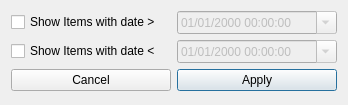
<?xml version="1.0" encoding="UTF-8"?>
<ui version="4.0">
 <class>AccessedDateFilter</class>
 <widget class="QDialog" name="AccessedDateFilter">
  <property name="windowModality">
   <enum>Qt::ApplicationModal</enum>
  </property>
  <property name="geometry">
   <rect>
    <x>0</x>
    <y>0</y>
    <width>348</width>
    <height>105</height>
   </rect>
  </property>
  <property name="windowTitle">
   <string>Accessed Date Filter</string>
  </property>
  <layout class="QGridLayout" name="gridLayout">
   <item row="0" column="0">
    <widget class="QCheckBox" name="morecheckBox">
     <property name="text">
      <string>Show Items with date &gt;</string>
     </property>
    </widget>
   </item>
   <item row="0" column="1">
    <widget class="QDateTimeEdit" name="moredateTimeEdit">
     <property name="enabled">
      <bool>false</bool>
     </property>
     <property name="displayFormat">
      <string>MM/dd/yyyy HH:mm:ss</string>
     </property>
     <property name="calendarPopup">
      <bool>true</bool>
     </property>
     <property name="timeSpec">
      <enum>Qt::UTC</enum>
     </property>
    </widget>
   </item>
   <item row="1" column="0">
    <widget class="QCheckBox" name="lesscheckBox">
     <property name="text">
      <string>Show Items with date &lt;</string>
     </property>
    </widget>
   </item>
   <item row="1" column="1">
    <widget class="QDateTimeEdit" name="lessdateTimeEdit">
     <property name="enabled">
      <bool>false</bool>
     </property>
     <property name="displayFormat">
      <string>MM/dd/yyyy HH:mm:ss</string>
     </property>
     <property name="calendarPopup">
      <bool>true</bool>
     </property>
     <property name="timeSpec">
      <enum>Qt::UTC</enum>
     </property>
    </widget>
   </item>
   <item row="2" column="1">
    <widget class="QPushButton" name="pushButton">
     <property name="styleSheet">
      <string notr="true"/>
     </property>
     <property name="text">
      <string>Apply</string>
     </property>
     <property name="default">
      <bool>true</bool>
     </property>
     <property name="flat">
      <bool>false</bool>
     </property>
    </widget>
   </item>
   <item row="2" column="0">
    <widget class="QPushButton" name="pushButton_2">
     <property name="text">
      <string>Cancel</string>
     </property>
    </widget>
   </item>
  </layout>
 </widget>
 <resources/>
 <connections/>
</ui>
